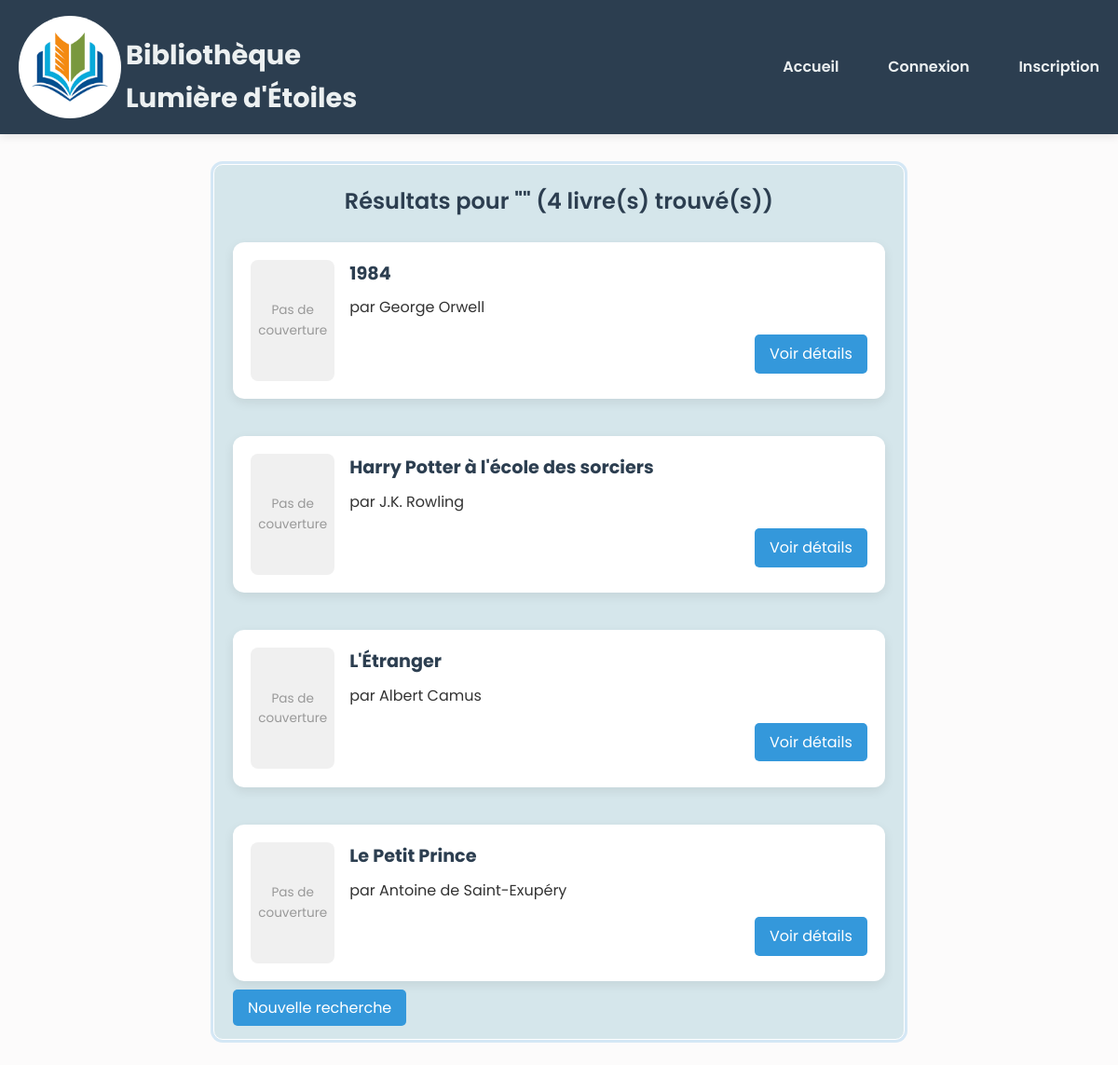
The page /pages/results.php on the database its author committed.
### tables this page shows
CREATE TABLE livres (
    id INT AUTO_INCREMENT PRIMARY KEY,
    titre VARCHAR(100) NOT NULL,
    auteur VARCHAR(100) NOT NULL,
    description TEXT,
    maison_edition VARCHAR(100),
    nombre_exemplaire INT DEFAULT 0
);

### pages/results.php (the view, shortened to what this page needs)
<?php
require '../config/database.php';
$query = isset($_GET['query']) ? trim(urldecode($_GET['query'])) : '';
$stmt = $pdo->prepare("SELECT * FROM livres WHERE titre LIKE :q OR auteur LIKE :q ORDER BY titre");
$stmt->execute(['q' => "%$query%"]);
$livres = $stmt->fetchAll(PDO::FETCH_ASSOC);
?>
<!DOCTYPE html>
<html lang="fr">
<head>
    <link rel="stylesheet" href="../assets/css/stye.css">
</head>
<body>
    <?php include './header.php'; ?>
    <div class="container">
        <h2>Résultats pour "<?= htmlspecialchars($query) ?>" (<?= count($livres) ?> livre(s) trouvé(s))</h2>
        <?php if (empty($livres)): ?>
            <p>Aucun livre trouvé. <a href="../index.php">Retour à l'accueil</a></p>
        <?php else: ?>
            <ul class="book-list">
    <?php foreach ($livres as $livre): ?>
        <li>
            <?php if (!empty($livre['image'])): ?>
                <img src="../<?= htmlspecialchars($livre['image']) ?>"
                     alt="Couverture de <?= htmlspecialchars($livre['titre']) ?>"
                     class="book-cover-small">
            <?php else: ?>
                <div class="no-image">Pas de couverture</div>
            <?php endif; ?>
            <div class="book-info">
                <strong><?= htmlspecialchars($livre['titre']) ?></strong>
                <span>par <?= htmlspecialchars($livre['auteur']) ?></span>
                <a href="details.php?id=<?= $livre['id'] ?>" class="btn-primary">Voir détails</a>
            </div>
        </li>
    <?php endforeach; ?>
</ul>
        <?php endif; ?>
        <p><a href="../index.php" class="btn-primary">Nouvelle recherche</a></p>
    </div>
</body>
</html>

### pages/header.php (shortened to what this page needs)
<?php
$base_url = '/library_online/';
require_once __DIR__ . '/../config/database.php';
?>
<header>
    <div class="nav-container">
        <div class="logo">
            <img src="/library_online/assets/images/téléchargement.png" alt="Logo">
            <h1><strong>Bibliothèque <br>Lumière d'Étoiles</strong></h1>
        </div>
        <nav class="main-nav">
            <a href="<?php echo $base_url; ?>index.php">Accueil</a>
            <?php if(isset($_SESSION['user_id'])): ?>
                <a href="<?php echo $base_url; ?>pages/wishlist.php">Ma liste</a>
                <a href="<?php echo $base_url; ?>admin/dashboard.php">Gestion livres</a>
                <div class="profile-wrapper" onclick="toggleProfileMenu()">
                    <?php
                    $stmt = $pdo->prepare("SELECT photo_profil FROM lecteurs WHERE id = ?");
                    $stmt->execute([$_SESSION['user_id']]);
                    $user = $stmt->fetch();
                    $photo = $user['photo_profil'] ?? null;
                    ?>
                    <?php if ($photo): ?>
                        <img src="/library_online/<?= htmlspecialchars($photo) ?>" alt="Profil" class="profile-icon">
                    <?php else: ?>
                        <div class="profile-placeholder">👤</div>
                    <?php endif; ?>
                    <span class="user-greeting">Bonjour <?= htmlspecialchars($_SESSION['user_nom']) ?></span>
                </div>
                <div id="profile-menu" class="profile-dropdown">
                    <a href="<?php echo $base_url; ?>pages/profile.php">Modifier profil</a>
                    <a href="<?php echo $base_url; ?>auth/logout.php">Déconnexion</a>
                </div>
            <?php else: ?>
                <a href="<?php echo $base_url; ?>auth/connexion.php">Connexion</a>
                <a href="<?php echo $base_url; ?>auth/enregistrer.php">Inscription</a>
            <?php endif; ?>
        </nav>
    </div>
</header>

### assets/css/stye.css (style rules this page uses)
* { font-family: Poppins; box-sizing: border-box; margin: 0; padding: 0; }
html { font-size: 16px; }
body { background-color: rgba(245, 242, 242, 0.295); color: #333; line-height: 1.6; min-height: 100vh; display: flex; flex-direction: column; }
a { text-decoration: none; color: inherit; }
ul { list-style: none; }
header { background-color: #2c3e50; color: #ecf0f1; padding: 1rem 0; box-shadow: 0 2px 10px rgba(0, 0, 0, 0.1); }
.nav-container { max-width: 1200px; margin: 0 auto; padding: 0 20px; display: flex; justify-content: space-between; align-items: center; flex-wrap: wrap; }
.nav-container .logo { display: flex; gap: 5px; align-items: center; }
.logo img { border-radius: 50%; width: 110px; height: 110px; }
.nav-container h1 { font-size: 1.8rem; padding-top: 20px; font-weight: 600; }
nav a, nav span { margin-left: 1.5rem; font-weight: 600; transition: color 0.3s ease; }
.container { max-width: 1200px; border: 1px solid #fff; border-radius: 10px; background-color: #d5e6eb; box-shadow: 0 0 0 3px rgba(52, 152, 219, 0.2); margin: 2rem auto; padding: 20px; flex: 1; }
h2 { margin-bottom: 1.5rem; color: #2c3e50; text-align: center; font-weight: 600; }
.btn-primary { margin-top: 0.5rem; padding: 0.5rem 1rem; border-radius: 5px; background: #3498db; align-self:flex-end; color: #fff; border: none; }
.book-list li { background: #fff; padding: 1.5rem; margin-bottom: 1rem; border-radius: 12px; box-shadow: 0 2px 10px rgba(0, 0, 0, 0.05); display: flex; justify-content: space-between; align-items: center; flex-wrap: wrap; }
.book-list strong { font-size: 1.2rem; color: #2c3e50; }
.no-image, .no-image-large { width: 90px; height: 130px; background: #e0e0e0; display: flex; align-items: center; justify-content: center; border-radius: 8px; color: #777; font-size: 0.9rem; text-align: center; }
.book-info { flex: 1; }
.book-list { display: grid; grid-template-columns: repeat(auto-fit, minmax(700px, 1fr)); gap: 1.5rem; }
.book-list li { background: white; padding: 1.2rem; border-radius: 12px; box-shadow: 0 4px 12px rgba(0,0,0,0.08); display: flex; gap: 1rem; align-items: flex-start; transition: transform 0.2s ease, box-shadow 0.2s ease; }
.no-image { width: 90px; height: 130px; background: #f0f0f0; display: flex; align-items: center; justify-content: center; border-radius: 8px; color: #999; font-size: 0.85rem; text-align: center; }
.book-info { flex: 1; display: flex; flex-direction: column; gap: 0.5rem; }
.main-nav { display: flex; align-items: center; gap: 1.8rem; margin-left: auto; }

### rows shown on the page
livres: titre "1984", auteur "George Orwell"
livres: titre "Harry Potter à l'école des sorciers", auteur "J.K. Rowling"
livres: titre "L'Étranger", auteur "Albert Camus"
livres: titre "Le Petit Prince", auteur "Antoine de Saint-Exupéry"

### other values the page prints
count($livres) "4"
